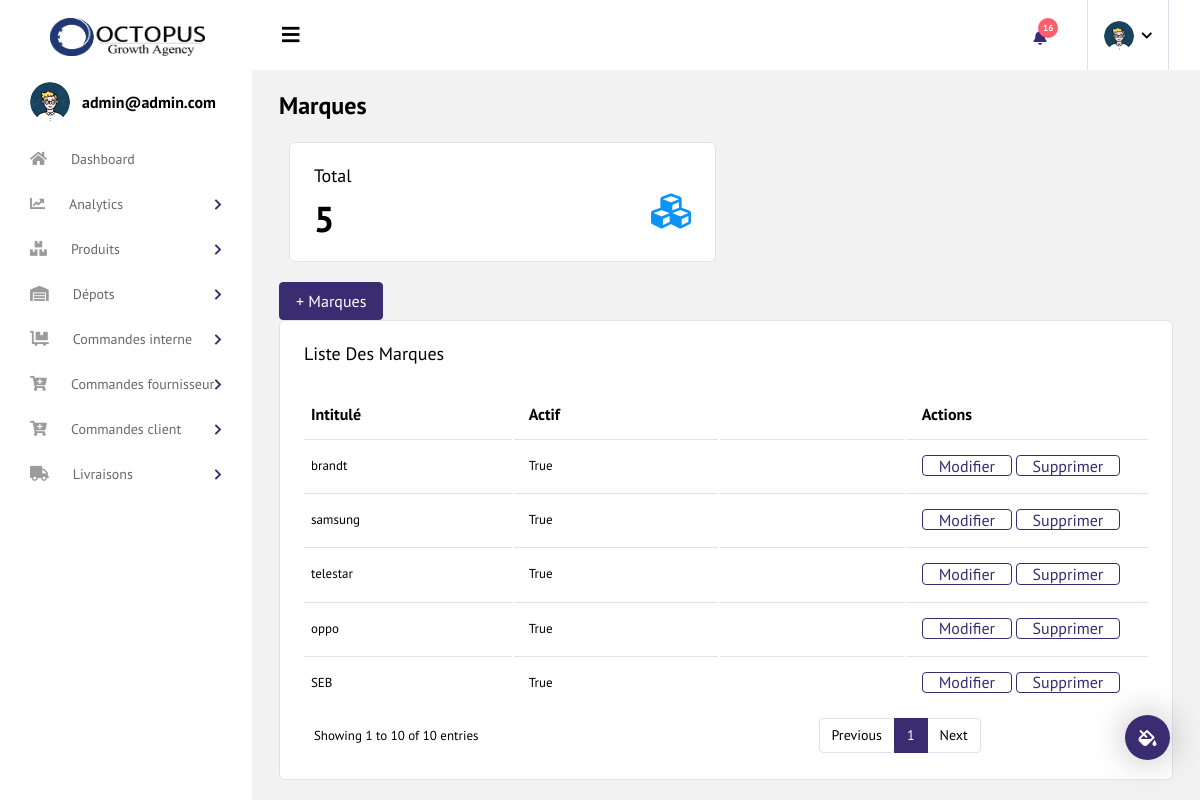
The app's page /brandlist (signed in) with its own data.
### accounts/models.py (models this page shows, shortened)
class User(AbstractUser):
    username        = None
    email           = models.EmailField('email address', unique=True)
    picture         = models.ImageField(upload_to='images/faces', null=True, blank=True)
    pseudo          = models.CharField( max_length=150, null=True, blank=True)
    role            = models.CharField( max_length=150, null=True, blank=True)
    notes           = models.TextField( blank=True, null=True)
    warehouse       = models.ForeignKey(WareHouse, on_delete=models.SET_NULL, blank=True, null=True)
    is_active       = models.BooleanField(default=False)
    is_manager      = models.BooleanField(default=False)
    is_admin        = models.BooleanField(default=False)
    USERNAME_FIELD  = 'email'
    REQUIRED_FIELDS = []
    objects         = UserManager()
    custom_objects  = CustomUserManager()
    def display_picture(self):
        if self.picture:
            return self.picture.url
        else:
            return "static/images/profile.png"
    class Meta:
        unique_together = ('is_manager', 'warehouse')

### inventory/models.py (models this page shows, shortened)
class Brand(models.Model):
    name = models.CharField(max_length=150, verbose_name='Nom')
    actif = models.BooleanField(verbose_name='actif', default=True)
    class Meta:
        verbose_name = _("Brand")
        verbose_name_plural = _("Brands")

### inventory/views.py (the view)
# urls.py: path('brandlist', login_required(BrandListView.as_view()), name='brandlist'),
class BrandListView(ListView):
    template_name= "brand-list.html"
    model = Brand
    success_url = reverse_lazy('inventory:brandlist')
    def get_context_data(self, **kwargs):
        context = super(BrandListView, self).get_context_data(**kwargs)
        context["brands"] = Brand.objects.all()
        context["brand_count"] =Brand.objects.all().count()
        return context

### inventory/templates/brand-list.html (shortened to what this page needs)
{% extends "base.html" %}
{% load static %}
{% block content %}
      <div class="content-wrapper">
          <div class="page-header">
              <h3 class="page-title">
                Marques
              </h3>
          </div>
          <div>
            <div class="col-md-6 grid-margin">
                <div class="card">
                    <div class="card-body">
                        <h4 class="card-title mb-0">Total</h4>
                        <div class="d-flex justify-content-between align-items-center">
                            <div class="d-inline-block pt-3">
                                <div class="d-md-flex">
                                    <h2 class="mb-0">{{ brand_count }} </h2>
                                </div>
                            </div>
                            <div class="d-inline-block">
                                <i class=" fas  fa-cubes text-info icon-lg"></i>
                            </div>
                        </div>
                    </div>
                </div>
            </div>
            <a href="{% url 'inventory:addbrand' %}"> <button type="submit" class="btn btn-primary mr-2">+ Marques</button><a>
        </div>
        <div class="card">
            <div class="card-body">
              <h4 class="card-title">Liste Des Marques</h4>
              <div class="row">
                <div class="col-12">
                  <div class="table-responsive">
                    <div id="order-listing_wrapper" class="dataTables_wrapper container-fluid dt-bootstrap4 no-footer">
                        <div class="row">
                                <div class="row">
                                    <div class="col-sm-12">
                                        <table id="order-listing" class="table dataTable no-footer" role="grid" aria-describedby="order-listing_info">
                                            <thead>
                                                <tr role="row">
                                                    <th style="width:400px;">Intitulé </th>
                                                    <th style="width:400px;">Actif</th>
                                                    <th style="width:400px;"></th>
                                                    <th style="width:400px;" >Actions</th>
                                                </tr>
                                            </thead>
                                            <tbody>
                                                {% for brand in brands %}
                                            <tr role="row" class="odd">
                                                    <td >{{brand.name}}</td>
                                                    <td >{{brand.actif}}</td>
                                                    <td ></td>
                                                    <td >
                                                    <a href="#">
                                                    <button class="btn btn-outline-primary">Modifier</button></a>
                                                    <a href="#">
                                                        <button class="btn btn-outline-primary">Supprimer</button></a>
                                                    </td>
                                                </tr>
                                            {% endfor %}
                                            </tbody>
                                            </table>
                                        </div>
                                    </div>
                                </div>
                                            <div class="row">
                                                <div class="col-sm-12 col-md-5">
                                                    <div class="dataTables_info" id="order-listing_info" role="status" aria-live="polite">Showing 1 to 10 of 10 entries</div>
                                                </div>
                                                <div class="col-sm-12 col-md-7">
                                                    <div class="dataTables_paginate paging_simple_numbers" id="order-listing_paginate">
                                                        <ul class="pagination">
                                                            <li class="paginate_button page-item previous disabled" id="order-listing_previous">
                                                                <a href="#" aria-controls="order-listing" data-dt-idx="0" tabindex="0" class="page-link">Previous</a>
                                                            </li>
                                                            <li class="paginate_button page-item active"><a href="#" aria-controls="order-listing" data-dt-idx="1" tabindex="0" class="page-link">1</a></li>
                                                            <li class="paginate_button page-item next disabled" id="order-listing_next"><a href="#" aria-controls="order-listing" data-dt-idx="2" tabindex="0" class="page-link">Next</a></li>
                                                        </ul>
                                                    </div>
                                                </div>
                                            </div>
                                        </div>
                                        </div>
                                        </div>
                                    </div>
                                </div>
                            </div>
  </div>
  {% endblock content %}

### templates/sidebar.html (shortened to what this page needs)
{% load static %}
    <div class="container-fluid page-body-wrapper">
          <div class="theme-setting-wrapper">
            <div id="settings-trigger"><i class="fas fa-fill-drip"></i></div>
          </div>
     <nav class="sidebar sidebar-offcanvas" id="sidebar">
        <ul class="nav">
          <li class="nav-item nav-profile">
            <div class="nav-link">
              <div class="profile-image">
                <img  src="{{user.display_picture}}" alt="image"/>
              </div>
              <div class="profile-name">
                <p class="name">
                  {{ user.get_username }}
                </p>
              </div>
            </div>
          </li>
          <li class="nav-item">
            <a class="nav-link" href="/" >
              <i class="fa fa-home menu-icon"></i>
              <span class="menu-title">Dashboard</span>
            </a>
          </li>
          <li class="nav-item">
            <a class="nav-link" data-toggle="collapse" href="#editors" aria-expanded="false" aria-controls="editors">
              <i class="fas fa-chart-line menu-icon"></i>
              <span class="menu-title">Analytics</span>
              <i class="menu-arrow"></i>
            </a>
          </li>
          <li class="nav-item">
            <a class="nav-link" data-toggle="collapse" href="#charts" aria-expanded="false" aria-controls="charts">
              <i class="fas fa-boxes menu-icon"></i>
              <span class="menu-title">Produits</span>
              <i class="menu-arrow"></i>
            </a>
          </li>
          <li class="nav-item">
            <a class="nav-link" data-toggle="collapse" href="#tables" aria-expanded="false" aria-controls="tables">
              <i class="fas fa-warehouse menu-icon"></i>
              <span class="menu-title">Dépots</span>
              <i class="menu-arrow"></i>
            </a>
          </li>
          <li class="nav-item">
            <a class="nav-link" data-toggle="collapse" href="#icons" aria-expanded="false" aria-controls="icons">
              <i class="fas fa-dolly-flatbed menu-icon"></i>
              <span class="menu-title">Commandes interne</span>
              <i class="menu-arrow"></i>
            </a>
          </li>
          <li class="nav-item">
            <a class="nav-link" data-toggle="collapse" href="#ui-advanced" aria-expanded="false" aria-controls="ui-advanced">
              <i class="fas fa-solid fa-cart-plus menu-icon"></i>
              <span class="menu-title">Commandes fournisseur</span>
              <i class="menu-arrow"></i>
            </a>
          </li>
          <li class="nav-item">
            <a class="nav-link" data-toggle="collapse" href="#form-elements" aria-expanded="false" aria-controls="form-elements">
              <i class="fas fa-solid fa-cart-plus menu-icon"></i>
              <span class="menu-title">Commandes client</span>
              <i class="menu-arrow"></i>
            </a>
          </li>
          <li class="nav-item">
            <a class="nav-link" data-toggle="collapse" href="#maps" aria-expanded="false" aria-controls="maps">
              <i class="fas fa-truck menu-icon"></i>
              <span class="menu-title">Livraisons</span>
              <i class="menu-arrow"></i>
            </a>
          </li>
        </ul>
      </nav>

### records on screen
User: get_username "admin@admin.com"
Brand: name "brandt", actif "True"
Brand: name "samsung", actif "True"
Brand: name "telestar", actif "True"
Brand: name "oppo", actif "True"
Brand: name "SEB", actif "True"

### other values on screen
{{ brand_count }} "5"
